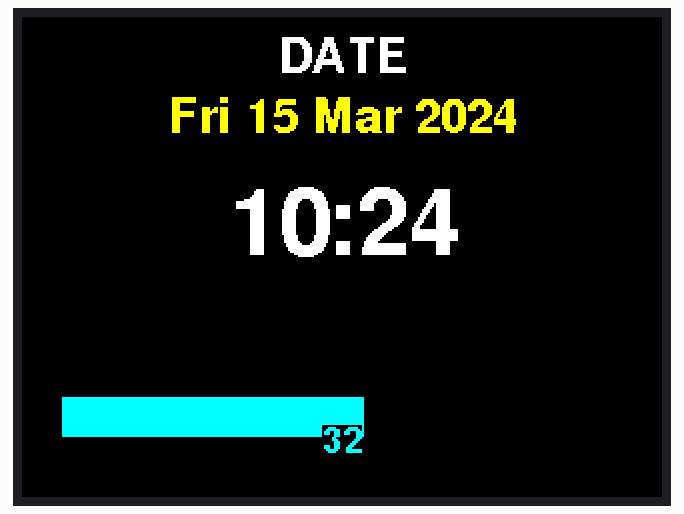
Bench run of a sketch on a simulated ESP32. On the bench: 320×240 colour display. WiFi joins after 1.5 s; servers stay silent unless stated; the local clock reads 2024-03-15 10:24:30 at power-on unless the sketch sets it.

Above: at 2.9 s.
At 6.9 s:
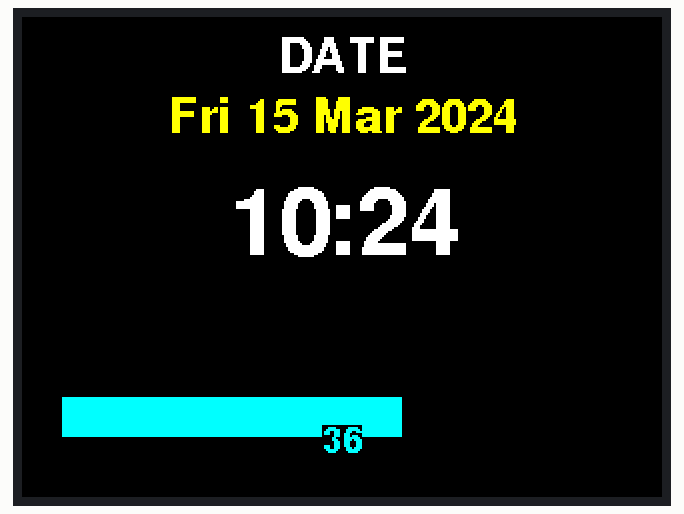
At 11.9 s:
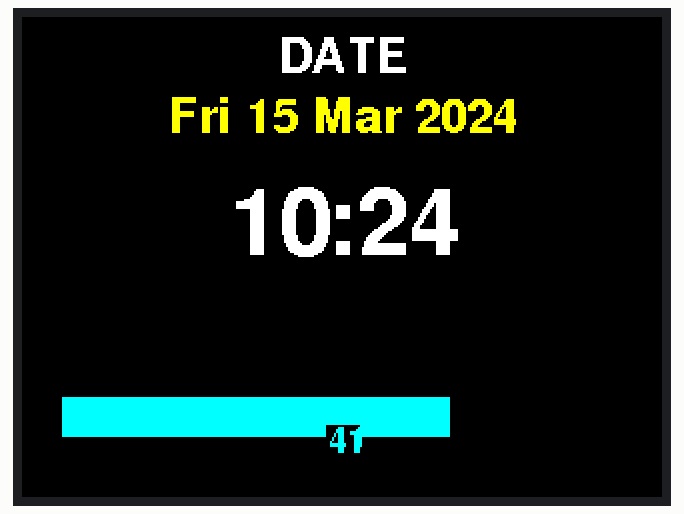
At 20.9 s:
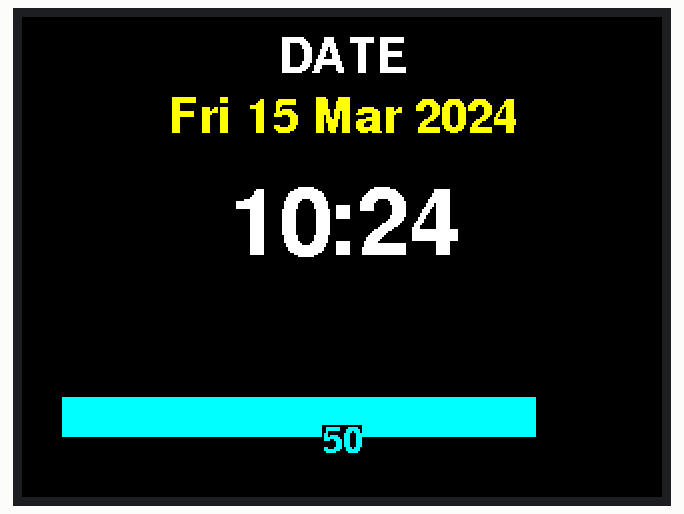
At 29.9 s:
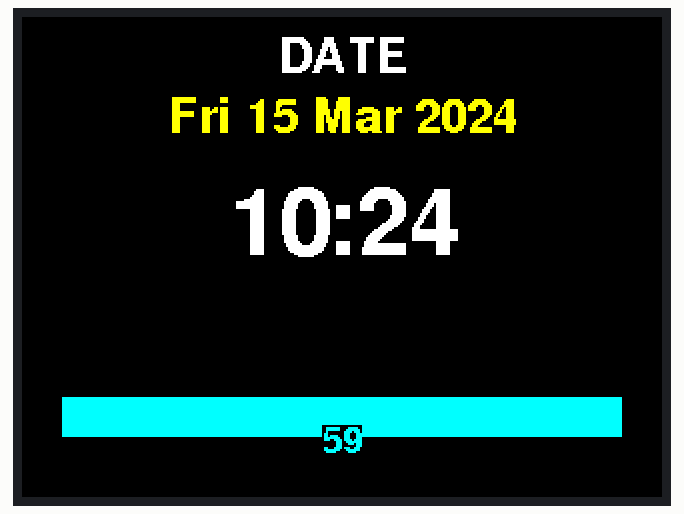
At 38.9 s:
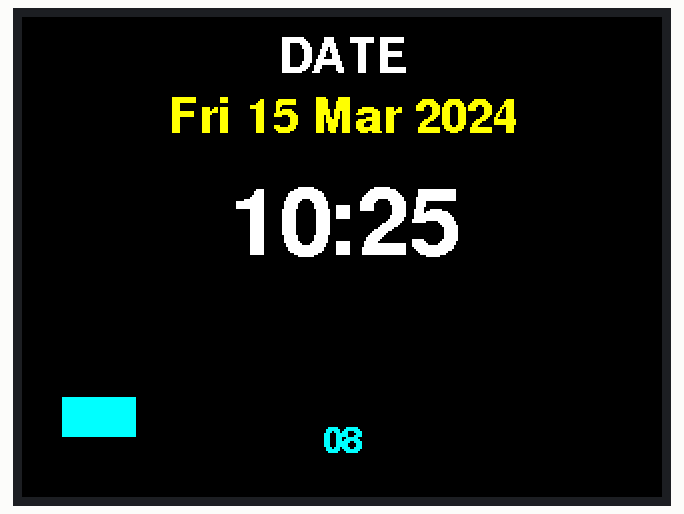

The sketch:

simple-clock.ino
```cpp
/*********************************************************************
  ESP32 + ST7796U  →  Digital Clock
  Requires: TFT_eSPI (configured for ST7796U 8-bit parallel)
*********************************************************************/

#include <TFT_eSPI.h>
#include <WiFi.h>
#include <time.h>

// ---------- USER SETTINGS ----------
const char* ssid     = "YOUR_WIFI_SSID";
const char* password = "YOUR_WIFI_PASSWORD";

bool use24h = true;          // false → 12h AM/PM  true → 24h
const char* ntpServer = "pool.ntp.org";
const long  gmtOffset_sec = 0;      // CET = UTC+0 - add 3600 per UTC+ (read readme for more info)
const int   daylightOffset_sec = 0; // CEST = UTC+0 (handled automatically)
// -----------------------------------

TFT_eSPI tft = TFT_eSPI();

unsigned long lastSync = 0;
const unsigned long syncInterval = 12UL * 60UL * 60UL * 1000UL; // 12 h

// Font sizes (built-in)
#define TIME_FONT   &FreeSansBold24pt7b
#define DATE_FONT   &FreeSansBold12pt7b
#define SEC_FONT    &FreeSansBold9pt7b

void setup() {
  Serial.begin(115200);

  tft.begin();
  tft.setRotation(1);               // landscape
  tft.fillScreen(TFT_BLACK);
  tft.setTextColor(TFT_WHITE, TFT_BLACK);

  connectWiFi();
  configTime(gmtOffset_sec, daylightOffset_sec, ntpServer);
  waitForNTP();
  drawStaticUI();
}

void loop() {
  static unsigned long lastSec = 0;
  unsigned long now = millis();

  // Sync NTP every 12 h
  if (now - lastSync > syncInterval) {
    configTime(gmtOffset_sec, daylightOffset_sec, ntpServer);
    lastSync = now;
  }

  // Update once per second
  if (now - lastSec >= 1000) {
    lastSec = now;
    updateClock();
  }
}

void connectWiFi() {
  WiFi.mode(WIFI_STA);
  WiFi.begin(ssid, password);
  tft.setCursor(10, 100);
  tft.print("Connecting WiFi...");
  uint8_t attempts = 0;
  while (WiFi.status() != WL_CONNECTED && attempts < 40) {
    delay(500);
    attempts++;
  }
  if (WiFi.status() == WL_CONNECTED) {
    tft.fillScreen(TFT_BLACK);
    tft.setCursor(10, 100);
    tft.print("WiFi OK");
    delay(800);
  } else {
    tft.fillScreen(TFT_BLACK);
    tft.setCursor(10, 100);
    tft.print("WiFi FAILED");
    while (true) delay(1000);
  }
}

void waitForNTP() {
  struct tm timeinfo;
  tft.fillScreen(TFT_BLACK);
  tft.setCursor(10, 100);
  tft.print("Syncing NTP...");
  int attempts = 0;
  while (!getLocalTime(&timeinfo) && attempts < 30) {
    delay(500);
    attempts++;
  }
  if (attempts >= 30) {
    tft.fillScreen(TFT_BLACK);
    tft.setCursor(10, 100);
    tft.print("NTP FAILED");
    while (true) delay(1000);
  }
}

void drawStaticUI() {
  tft.fillScreen(TFT_BLACK);

  // Date line (top)
  tft.setTextDatum(TC_DATUM); // top-center
  tft.setFreeFont(DATE_FONT);
  tft.drawString("DATE", tft.width()/2, 10);

  // Time line (center)
  tft.setFreeFont(TIME_FONT);
  tft.setTextDatum(MC_DATUM); // middle-center
  // placeholder
  tft.drawString("88:88", tft.width()/2, tft.height()/2 - 20);

  // Seconds bar (bottom)
  tft.drawRect(20, tft.height()-50, tft.width()-40, 20, TFT_CYAN);
}

void updateClock() {
  struct tm timeinfo;
  if (!getLocalTime(&timeinfo)) return;

  char buf[32];

  // ---- DATE ----
  strftime(buf, sizeof(buf), "%a %d %b %Y", &timeinfo);
  tft.setFreeFont(DATE_FONT);
  tft.setTextDatum(TC_DATUM);
  tft.setTextColor(TFT_YELLOW, TFT_BLACK);
  tft.drawString(buf, tft.width()/2, 40);

  // ---- TIME ----
  int h = timeinfo.tm_hour;
  int m = timeinfo.tm_min;
  int s = timeinfo.tm_sec;

  if (!use24h) {
    bool pm = (h >= 12);
    if (h > 12) h -= 12;
    if (h == 0) h = 12;
    snprintf(buf, sizeof(buf), "%d:%02d%s", h, m, pm ? " PM" : " AM");
  } else {
    snprintf(buf, sizeof(buf), "%02d:%02d", h, m);
  }

  tft.setFreeFont(TIME_FONT);
  tft.setTextDatum(MC_DATUM);
  tft.setTextColor(TFT_WHITE, TFT_BLACK);
  tft.drawString(buf, tft.width()/2, tft.height()/2 - 20);

  // ---- SECONDS BAR ----
  int barW = tft.width() - 40;
  int fill = map(s, 0, 59, 0, barW);
  tft.fillRect(20, tft.height()-50, barW, 20, TFT_BLACK); // clear
  tft.fillRect(20, tft.height()-50, fill, 20, TFT_CYAN);

  // optional small seconds number
  snprintf(buf, sizeof(buf), "%02d", s);
  tft.setFreeFont(SEC_FONT);
  tft.setTextDatum(MC_DATUM);
  tft.setTextColor(TFT_CYAN, TFT_BLACK);
  tft.drawString(buf, tft.width()/2, tft.height()-30);
}
```

Measured:
- what the display in image 0 shows lasts 1.0 s, from 2.8 s to 3.8 s
